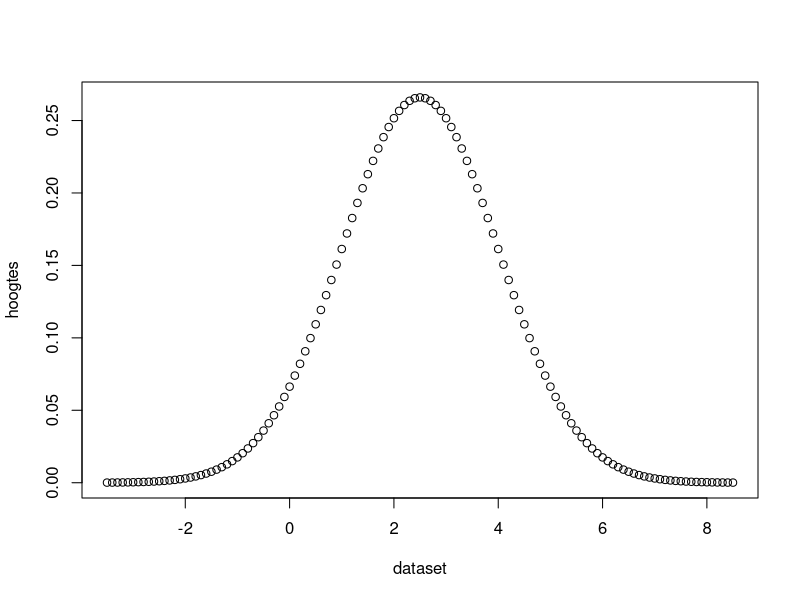

The R script that drew this image:
## ---- chunk 1
knitr::opts_chunk$set(echo = TRUE)
## ---- chunk 2
pnorm(1.33)
pnorm(-1.33)

## ---- chunk 3

mu = 2.5
sigma = 1.5

dataset = seq(mu-4*sigma,mu+4*sigma,0.1)
hoogtes = dnorm(dataset,mu,sigma)

plot(dataset,hoogtes)

pnorm(4,mu,sigma)-pnorm(0.5,mu,sigma)



